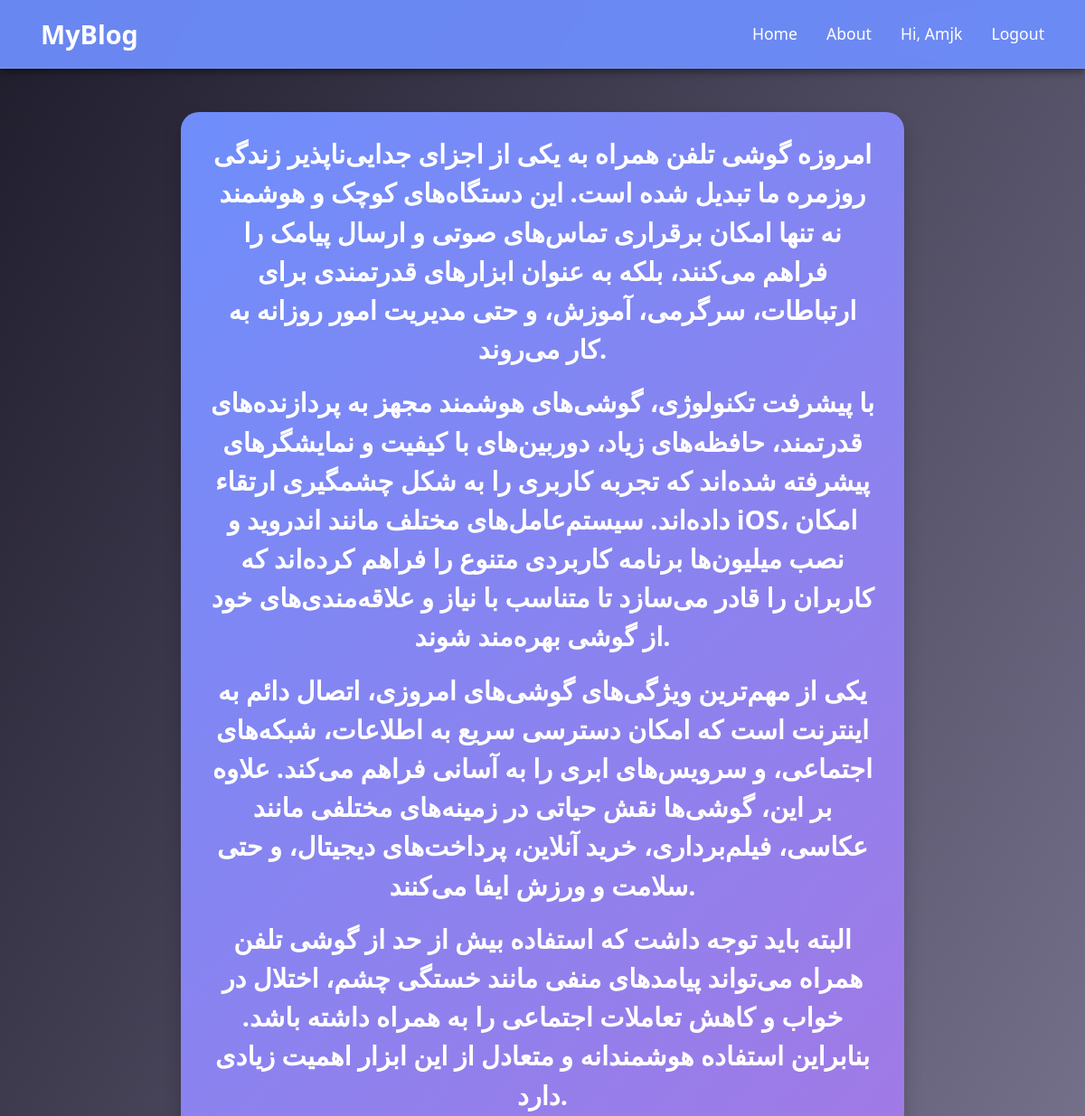
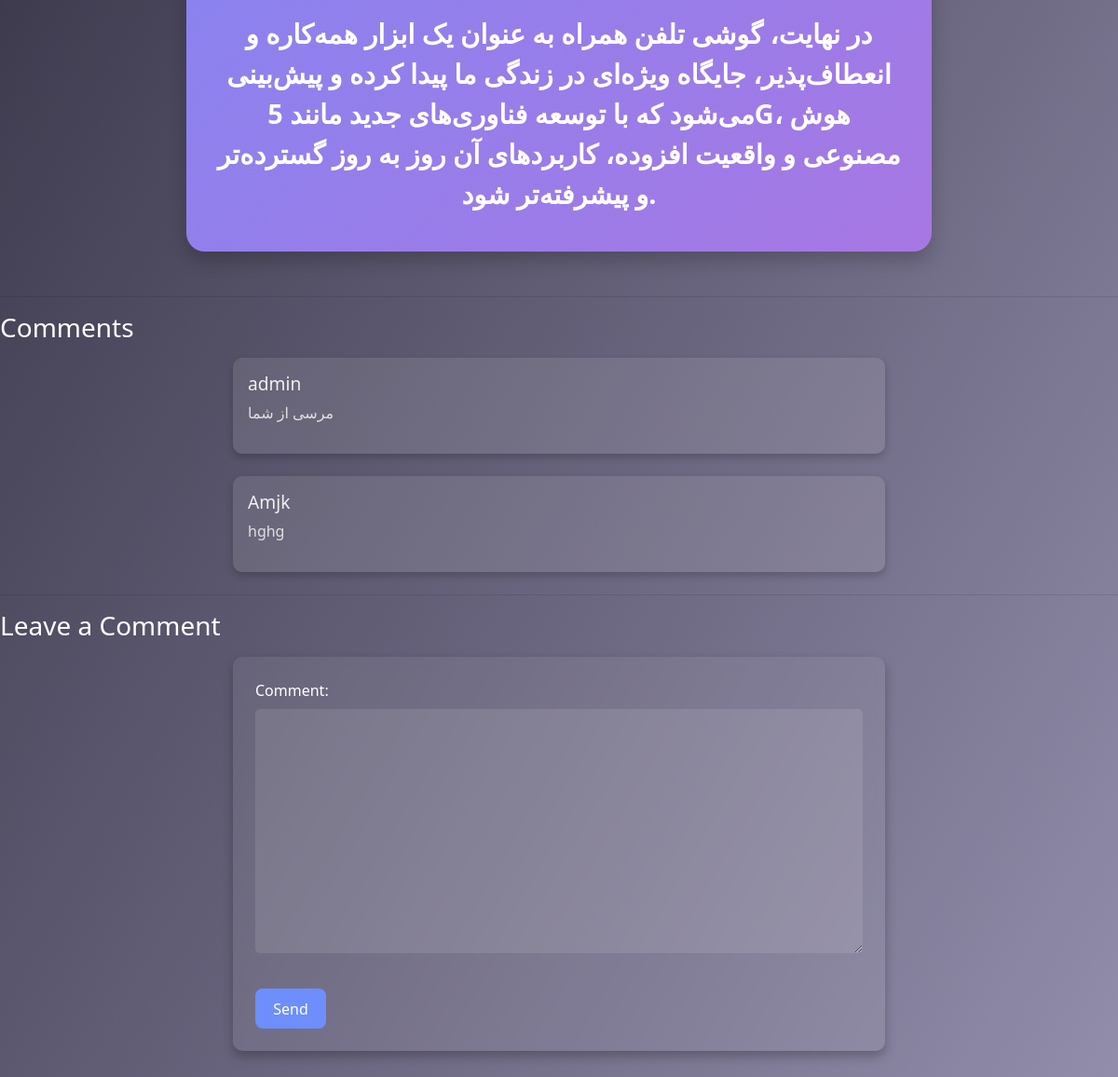
The app's page /2025/6/4/phone (signed in) with its own data (2 pictures, top to bottom).
### note/models.py (models this page shows, shortened)
class Note(models.Model):
    STATUS = (
        ("draft",'Draft'),
        ("published",'Published')
    )
    author = models.ForeignKey(User,on_delete=models.CASCADE ,related_name="blog_posts")
    slug = models.SlugField(max_length=250,unique_for_date="publish")
    title = models.CharField(max_length=250)
    body = models.TextField()
    publish = models.DateTimeField(default=timezone.now)
    created = models.DateTimeField(auto_now_add=True)
    updated = models.DateTimeField(auto_now=True)
    status = models.CharField(max_length=10,choices=STATUS,default="draft")
    published = PublishManager()
    objects = models.Manager()
    class Meta:
        ordering = ("publish",)

class Comment(models.Model):
    user = models.ForeignKey(User,on_delete=models.CASCADE)
    post = models.ForeignKey(Note,on_delete=models.CASCADE,related_name="comments")
    comment = models.TextField()

### note/views.py (the view)
# urls.py: path("<int:year>/<int:month>/<int:day>/<slug:slug>",views.post_detail,name="post_detail"),
def post_detail(request,slug,day,year,month):
    post = get_object_or_404(Note,publish__year=year,publish__month=month,publish__day=day,slug=slug)
    if request.method == "POST":
        form = CommentForm(request.POST)
        if form.is_valid():
            instance = form.save(commit=False)
            instance.user = request.user
            instance.post = post
            instance.save()
            return redirect("blog:post_detail",slug=post.slug,year=post.publish.year,month=post.publish.month,day=post.publish.day)
        else:
            print("form is not valid")
    else:
        form = CommentForm()
    comment = post.comments.all()
    return render(request,"blog/post/detail.html",{"post":post,"form":form,"comment":comment})

### note/forms.py
class CommentForm(forms.ModelForm):
    class Meta:
        model = Comment
        fields = ["comment"]

### note/models.py (called while the page is built)
    def get_queryset(self):
        return super(PublishManager,self).get_queryset().filter(status="published")

### template/blog/post/detail.html (shortened to what this page needs)
{% extends "base.html" %}
{% load static %}
{% block content %}
<link rel="stylesheet" href="{% static 'css/detail.css' %}">
<div class="background-container">
  <div class="post-body">
    {{ post.body|linebreaks }}
  </div>
</div>
<hr>
<h3>Comments</h3>
{% if comment %}
  {% for comments in comment %}
    <div class="media-body" style="margin-bottom: 1.5rem;">
      <h5 class="mt-0">{{ comments.user }}</h5>
      <p>{{ comments.comment }}</p>
    </div>
  {% endfor %}
{% else %}
  <p>No comments yet.</p>
{% endif %}
<hr>
<h3>Leave a Comment</h3>
<form method="POST" style="margin-top: 1rem;">
  {{ form.as_p }}
  <button type="submit">Send</button>
</form>
{% endblock content %}

### template/base.html (shortened to what this page needs)
<!DOCTYPE html>
{% load static %}
<html lang="en">
<head>
    <link rel="stylesheet" href="https://cdn.jsdelivr.net/npm/bootstrap@4.6.2/dist/css/bootstrap.min.css">
    <link rel="stylesheet" href="{% static 'css/static.css' %}">
</head>
<body>
    <nav class="custom-navbar">
        <div class="container">
          <a href="{% url 'blog:post_list' %}" class="logo">MyBlog</a>
          <ul class="nav-links">
            <li><a href="{% url 'blog:post_list' %}">Home</a></li>
            <li><a href="#">About</a></li>
            {% if user.is_authenticated %}
              <li><a href="{% url 'blog:my_post' %}">Hi, {{ user.username }}</a></li>
              <li><a href="{% url 'accounts:logout' %}">Logout</a></li>
            {% else %}
              <li><a href="{% url 'accounts:login' %}">Login</a></li>
            {% endif %}
          </ul>
        </div>
      </nav>
    {% block content %}
    {% endblock content %}
</body>
</html>

### static/css/static.css (style rules this page uses)
.post-body { font-size: 2.5rem; font-weight: bold; font-family: "Segoe UI", Tahoma, Geneva, Verdana, sans-serif; color: #ffffff; background: linear-gradient(135deg, #6e8efb, #a777e3); padding: 1.5rem 2rem; border-radius: 20px; box-shadow: 0 10px 20px rgba(0, 0, 0, 0.2); text-align: center; margin: 3rem auto; max-width: 800px; transition: transform 0.3s ease, box-shadow 0.3s ease; animation: fadeInUp 0.8s ease-out; }
body { background: linear-gradient(120deg, #1f1c2c, #928dab); background-attachment: fixed; min-height: 100vh; margin: 0; padding: 0; font-family: "Segoe UI", Tahoma, Geneva, Verdana, sans-serif; color: #ffffff; }
.media-body { color: #fff; }
form { max-width: 600px; margin: 2rem auto; padding: 1rem; border-radius: 15px; background: rgba(255, 255, 255, 0.05); backdrop-filter: blur(5px); color: #fff; }
form input[type="text"], form textarea { width: 100%; padding: 0.75rem; margin-bottom: 1rem; border: none; border-radius: 10px; background: rgba(255, 255, 255, 0.1); color: #fff; }
form button, form input[type="submit"] { padding: 0.75rem 1.5rem; background-color: #6e8efb; color: #fff; border: none; border-radius: 10px; cursor: pointer; transition: background 0.3s ease; }
.custom-navbar { background: rgba(110, 142, 251, 0.95); padding: 1rem 0; box-shadow: 0 4px 8px rgba(0,0,0,0.4); font-family: "Segoe UI", Tahoma, Geneva, Verdana, sans-serif; position: sticky; top: 0; z-index: 1000; backdrop-filter: saturate(180%) blur(10px); border-bottom: 1px solid rgba(255,255,255,0.1); }
.custom-navbar .container { display: flex; justify-content: space-between; align-items: center; }
.custom-navbar .logo { font-size: 1.8rem; color: white; font-weight: bold; text-decoration: none; }
.custom-navbar .nav-links { list-style: none; display: flex; margin: 0; padding: 0; }
.custom-navbar .nav-links li { margin-left: 2rem; }
.custom-navbar .nav-links a { color: white; text-decoration: none; font-size: 1.1rem; transition: color 0.3s ease; }

### static/css/detail.css (style rules this page uses)
body { background: linear-gradient(120deg, #1f1c2c, #928dab); background-attachment: fixed; min-height: 100vh; margin: 0; padding: 0; font-family: "Segoe UI", Tahoma, Geneva, Verdana, sans-serif; color: white; }
.post-body { font-size: 1.8rem; font-weight: bold; color: #ffffff; background: linear-gradient(135deg, #6e8efb, #a777e3); padding: 1.5rem 2rem; border-radius: 20px; box-shadow: 0 10px 20px rgba(0, 0, 0, 0.2); text-align: center; margin: 3rem auto; max-width: 800px; transition: transform 0.3s ease, box-shadow 0.3s ease; animation: fadeInUp 0.8s ease-out; }
.media-body { background-color: rgba(255, 255, 255, 0.1); padding: 1rem; border-radius: 10px; margin: 1rem auto; max-width: 700px; box-shadow: 0 4px 8px rgba(0,0,0,0.2); }
.media-body h5 { font-size: 1.2rem; margin-bottom: 0.5rem; color: #f0f0f0; }
.media-body p { font-size: 1rem; line-height: 1.5; color: #e0e0e0; }
form { max-width: 700px; margin: 2rem auto; padding: 1.5rem; background-color: rgba(255, 255, 255, 0.07); border-radius: 10px; box-shadow: 0 6px 12px rgba(0,0,0,0.25); }
form input[type="text"], form textarea { width: 100%; padding: 0.7rem; margin-bottom: 1rem; border-radius: 5px; border: none; font-size: 1rem; }
form button { background-color: #6e8efb; color: white; border: none; padding: 0.6rem 1.2rem; border-radius: 8px; cursor: pointer; transition: background-color 0.3s ease; }

### records on screen
Note: body "امروزه گوشی تلفن همراه به یکی از اجزای جدایی‌ناپذیر زندگی روزمره ما تبدیل شده است. این دستگاه‌های کوچک و هوشمند نه تنها امکان برقراری تماس‌های صوتی و ارسال پیامک را فراهم می‌کنند، بلکه به عنوان ابزارهای قدرتمندی برای ارتباطات، سرگرمی، آموزش، و حتی مدیریت امور روزانه به کار می‌روند. با پیشرفت تکنولوژی، گوشی‌های هوشمند مجهز به پردازنده‌های قدرتمند، حافظه‌های زیاد، دوربین‌های با کیفیت و نمایشگرهای پیشرفته شده‌اند که تجربه کاربری را به شکل چشمگیری ارتقاء داده‌اند. سیستم‌عامل‌های مختلف مانند اندروید و iOS، امکان نصب میلیون‌ها برنامه کاربردی متنوع را فراهم کرده‌اند که کاربران را قادر می‌سازد تا متناسب با نیاز و علاقه‌مندی‌های خود از گوشی بهره‌مند شوند. یکی از مهم‌ترین ویژگی‌های گوشی‌های امروزی،…"
Comment: user "admin", comment "مرسی از شما"
Comment: user "Amjk", comment "hghg"

### other values on screen
{{ user.username }} "Amjk"
